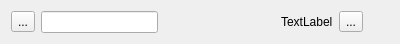
<?xml version="1.0" encoding="UTF-8"?>
<ui version="4.0">
 <class>Form</class>
 <widget class="QWidget" name="Form">
  <property name="geometry">
   <rect>
    <x>0</x>
    <y>0</y>
    <width>400</width>
    <height>38</height>
   </rect>
  </property>
  <property name="windowTitle">
   <string>Form</string>
  </property>
  <layout class="QHBoxLayout" name="horizontalLayout">
   <item>
    <widget class="QToolButton" name="child_button">
     <property name="text">
      <string>...</string>
     </property>
    </widget>
   </item>
   <item>
    <widget class="QLineEdit" name="name_edit"/>
   </item>
   <item>
    <spacer name="horizontalSpacer">
     <property name="orientation">
      <enum>Qt::Horizontal</enum>
     </property>
     <property name="sizeHint" stdset="0">
      <size>
       <width>40</width>
       <height>20</height>
      </size>
     </property>
    </spacer>
   </item>
   <item>
    <widget class="QLabel" name="type_label">
     <property name="text">
      <string>TextLabel</string>
     </property>
    </widget>
   </item>
   <item>
    <widget class="QToolButton" name="delete_button">
     <property name="text">
      <string>...</string>
     </property>
    </widget>
   </item>
   <item>
    <widget class="QWidget" name="fixed_spacer" native="true">
     <property name="sizePolicy">
      <sizepolicy hsizetype="Fixed" vsizetype="Preferred">
       <horstretch>0</horstretch>
       <verstretch>0</verstretch>
      </sizepolicy>
     </property>
     <property name="minimumSize">
      <size>
       <width>20</width>
       <height>0</height>
      </size>
     </property>
     <property name="maximumSize">
      <size>
       <width>20</width>
       <height>16777215</height>
      </size>
     </property>
    </widget>
   </item>
  </layout>
 </widget>
 <resources/>
 <connections/>
</ui>
